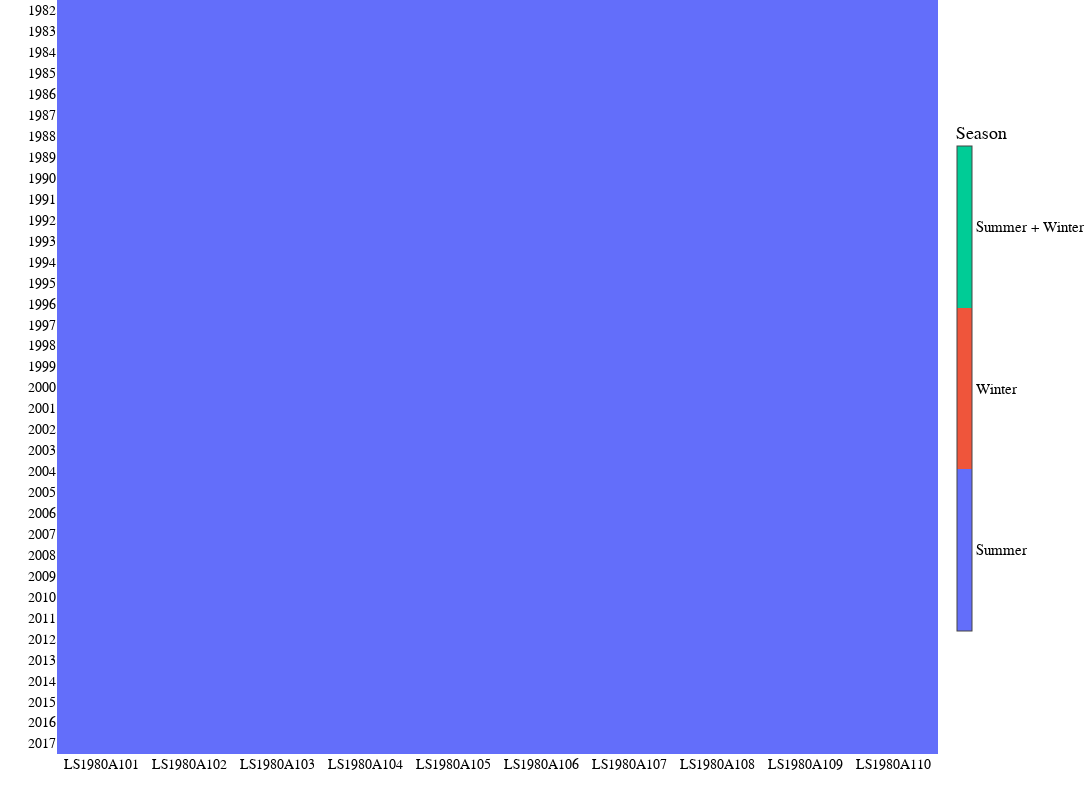
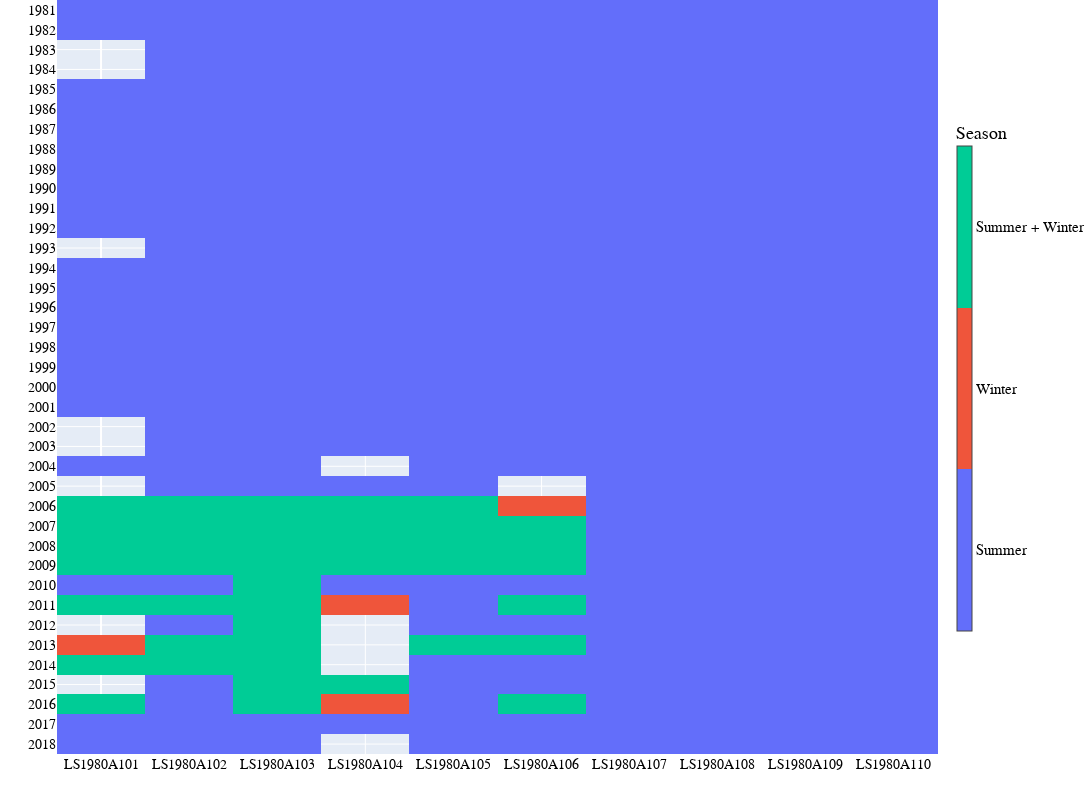

Notebook code for these charts, in order:
### Code cell
# Heatmap of seasonal data availability
country_iso, country_name = 'LS', 'Lesotho'
df = pd.read_hdf('../data/crop/adm_crop_production_%s_raw.hdf' % country_iso)
df['year'] = df['harvest_year']
code = {'Summer':1,'Winter':10}
comb = {1:1,10:2,11:3,12:3,20:3,21:3,22:3}
comb_name = {1:'Summer',2:'Winter',3:'Summer + Winter'}
for product_name in ['Maize Grain (White)', 'Wheat Grain']:
    data = df[(df['product'] == product_name) & (df['season_name'].isin(code.keys()))]
    footnote = 'Seasonal data availability in %s - %s (uncorrected)' % (country_name, product_name)
    fn_save = '../figures/%s_heat_seasondata_%s.png' % (country_iso, product_name)
    fig = PlotHeatSeasonData(data, code, comb, comb_name, footnote, fn_save)
    fig.show()

### Figure 1 — Plotly figure (JSON) as saved in the notebook; plotly's stock layout.template omitted (floating-point values rounded to 4 significant figures; data arrays with more than 128 entries replaced by an {"elided": "..."} marker saying what was removed)
{"data": [{"coloraxis": "coloraxis", "dx": 1, "dy": 1, "hovertemplate": "FNID: %{x}<br>Year: %{y}<br>System: %{z:d}<extra></extra>", "type": "heatmap", "visible": true, "z": {"elided": "36x10 str values"}}], "layout": {"annotations": [{"align": "left", "font": {"color": "dimgrey", "family": "arial", "size": 15}, "showarrow": false, "text": "Seasonal data availability in Lesotho - Maize Grain (White) (uncorrected)", "x": 0, "xref": "paper", "y": -0.2, "yref": "paper"}], "coloraxis": {"cmax": 3.5, "cmin": 0.5, "colorbar": {"len": 0.7, "outlinewidth": 1, "thickness": 15, "ticktext": ["Summer", "Winter", "Summer + Winter"], "tickvals": [1, 2, 3], "title": {"text": "Season"}, "x": 1.01, "y": 0.5}, "colorscale": [[0, "#636EFA"], [0.3333, "#636EFA"], [0.3333, "#EF553B"], [0.6667, "#EF553B"], [0.6667, "#00CC96"], [1, "#00CC96"]]}, "font": {"color": "black", "family": "arial", "size": 15}, "height": 800, "margin": {"b": 20, "l": 0, "r": 0, "t": 0}, "width": 1200, "xaxis": {"dtick": 1, "tickfont": {"size": 14}, "tickmode": "array", "ticktext": ["LS1980A101", "LS1980A102", "LS1980A103", "LS1980A104", "LS1980A105", "LS1980A106", "LS1980A107", "LS1980A108", "LS1980A109", "LS1980A110"], "tickvals": [0, 1, 2, 3, 4, 5, 6, 7, 8, 9], "title": {"text": ""}}, "yaxis": {"autorange": "reversed", "dtick": 1, "tickfont": {"size": 14}, "tickmode": "array", "ticktext": [1982, 1983, 1984, 1985, 1986, 1987, 1988, 1989, 1990, 1991, 1992, 1993, 1994, 1995, 1996, 1997, 1998, 1999, 2000, 2001, 2002, 2003, 2004, 2005, 2006, 2007, 2008, 2009, 2010, 2011, 2012, 2013, 2014, 2015, 2016, 2017], "tickvals": [0, 1, 2, 3, 4, 5, 6, 7, 8, 9, 10, 11, 12, 13, 14, 15, 16, 17, 18, 19, 20, 21, 22, 23, 24, 25, 26, 27, 28, 29, 30, 31, 32, 33, 34, 35], "title": {"text": ""}}}}

### Figure 2 — Plotly figure (JSON) as saved in the notebook; plotly's stock layout.template omitted (floating-point values rounded to 4 significant figures; data arrays with more than 128 entries replaced by an {"elided": "..."} marker saying what was removed)
{"data": [{"coloraxis": "coloraxis", "dx": 1, "dy": 1, "hovertemplate": "FNID: %{x}<br>Year: %{y}<br>System: %{z:d}<extra></extra>", "type": "heatmap", "visible": true, "z": {"elided": "38x10 str values"}}], "layout": {"annotations": [{"align": "left", "font": {"color": "dimgrey", "family": "arial", "size": 15}, "showarrow": false, "text": "Seasonal data availability in Lesotho - Wheat Grain (uncorrected)", "x": 0, "xref": "paper", "y": -0.2, "yref": "paper"}], "coloraxis": {"cmax": 3.5, "cmin": 0.5, "colorbar": {"len": 0.7, "outlinewidth": 1, "thickness": 15, "ticktext": ["Summer", "Winter", "Summer + Winter"], "tickvals": [1, 2, 3], "title": {"text": "Season"}, "x": 1.01, "y": 0.5}, "colorscale": [[0, "#636EFA"], [0.3333, "#636EFA"], [0.3333, "#EF553B"], [0.6667, "#EF553B"], [0.6667, "#00CC96"], [1, "#00CC96"]]}, "font": {"color": "black", "family": "arial", "size": 15}, "height": 800, "margin": {"b": 20, "l": 0, "r": 0, "t": 0}, "width": 1200, "xaxis": {"dtick": 1, "tickfont": {"size": 14}, "tickmode": "array", "ticktext": ["LS1980A101", "LS1980A102", "LS1980A103", "LS1980A104", "LS1980A105", "LS1980A106", "LS1980A107", "LS1980A108", "LS1980A109", "LS1980A110"], "tickvals": [0, 1, 2, 3, 4, 5, 6, 7, 8, 9], "title": {"text": ""}}, "yaxis": {"autorange": "reversed", "dtick": 1, "tickfont": {"size": 14}, "tickmode": "array", "ticktext": [1981, 1982, 1983, 1984, 1985, 1986, 1987, 1988, 1989, 1990, 1991, 1992, 1993, 1994, 1995, 1996, 1997, 1998, 1999, 2000, 2001, 2002, 2003, 2004, 2005, 2006, 2007, 2008, 2009, 2010, 2011, 2012, 2013, 2014, 2015, 2016, 2017, 2018], "tickvals": [0, 1, 2, 3, 4, 5, 6, 7, 8, 9, 10, 11, 12, 13, 14, 15, 16, 17, 18, 19, 20, 21, 22, 23, 24, 25, 26, 27, 28, 29, 30, 31, 32, 33, 34, 35, 36, 37], "title": {"text": ""}}}}
